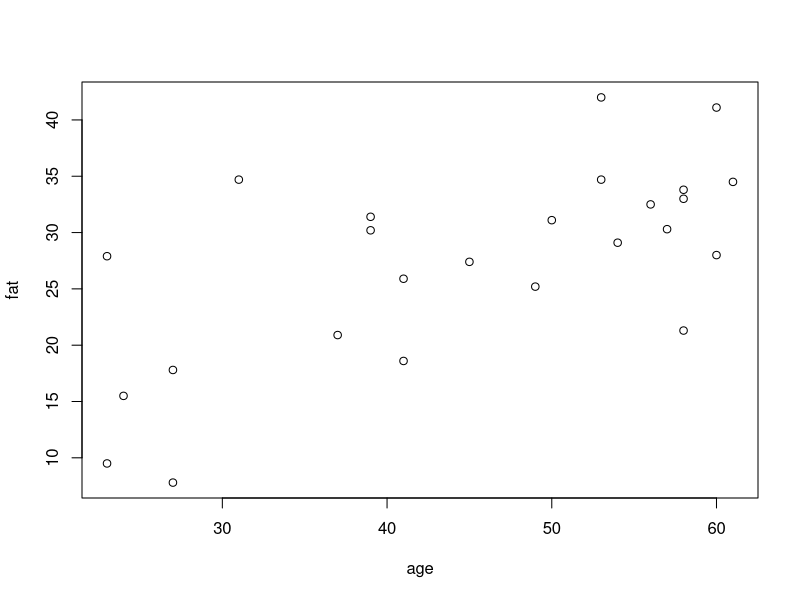

Reproduce this figure in R.
library(HSAUR3)


### Name: agefat
### Title: Total Body Composision Data
### Aliases: agefat
### Keywords: datasets

### ** Examples


  data("agefat", package = "HSAUR3")
  plot(fat ~ age, data = agefat)
